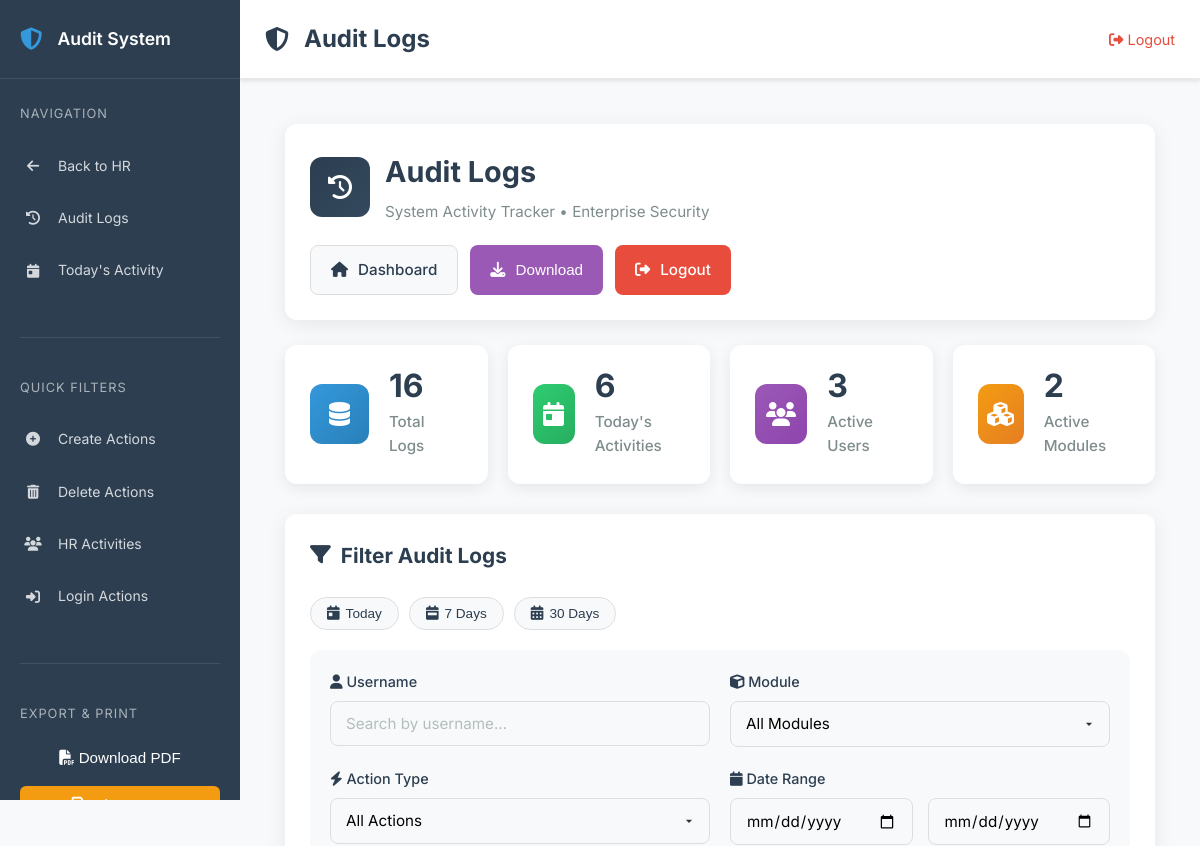
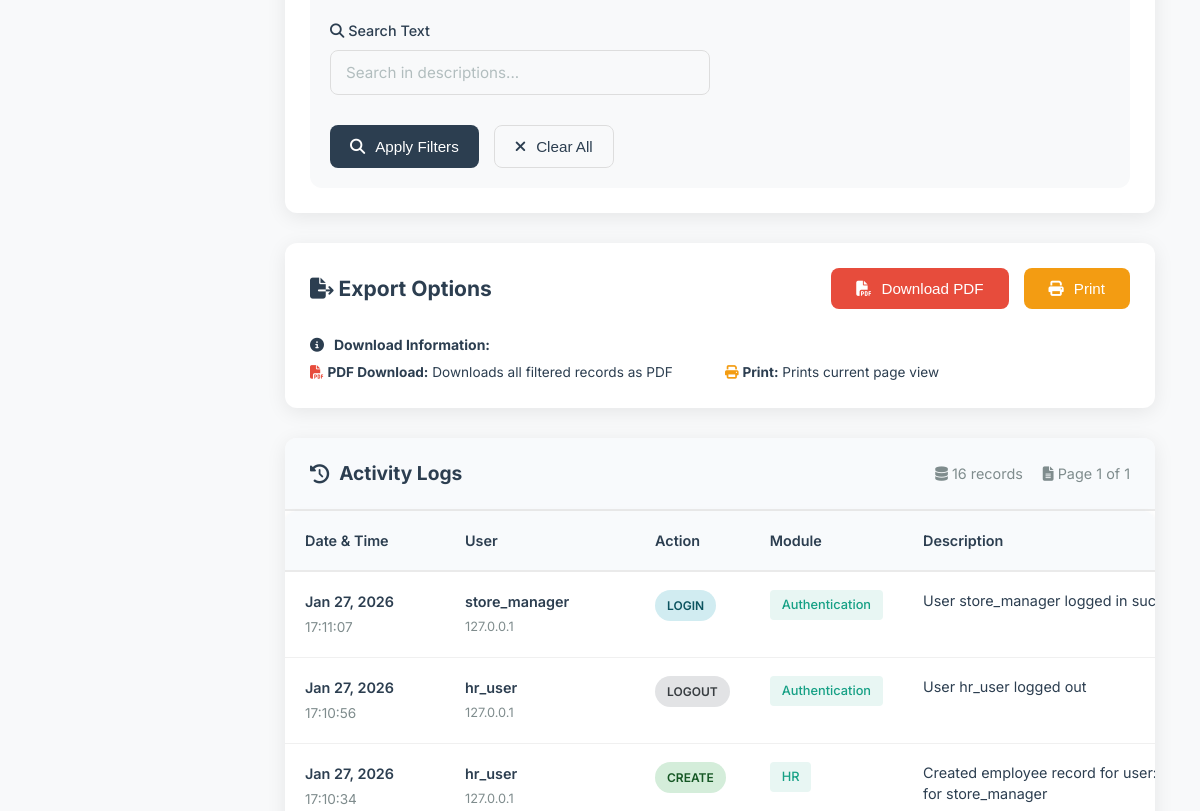
The page /audit/ (signed in, upper part) on the database as committed earlier (2 pictures, top to bottom).
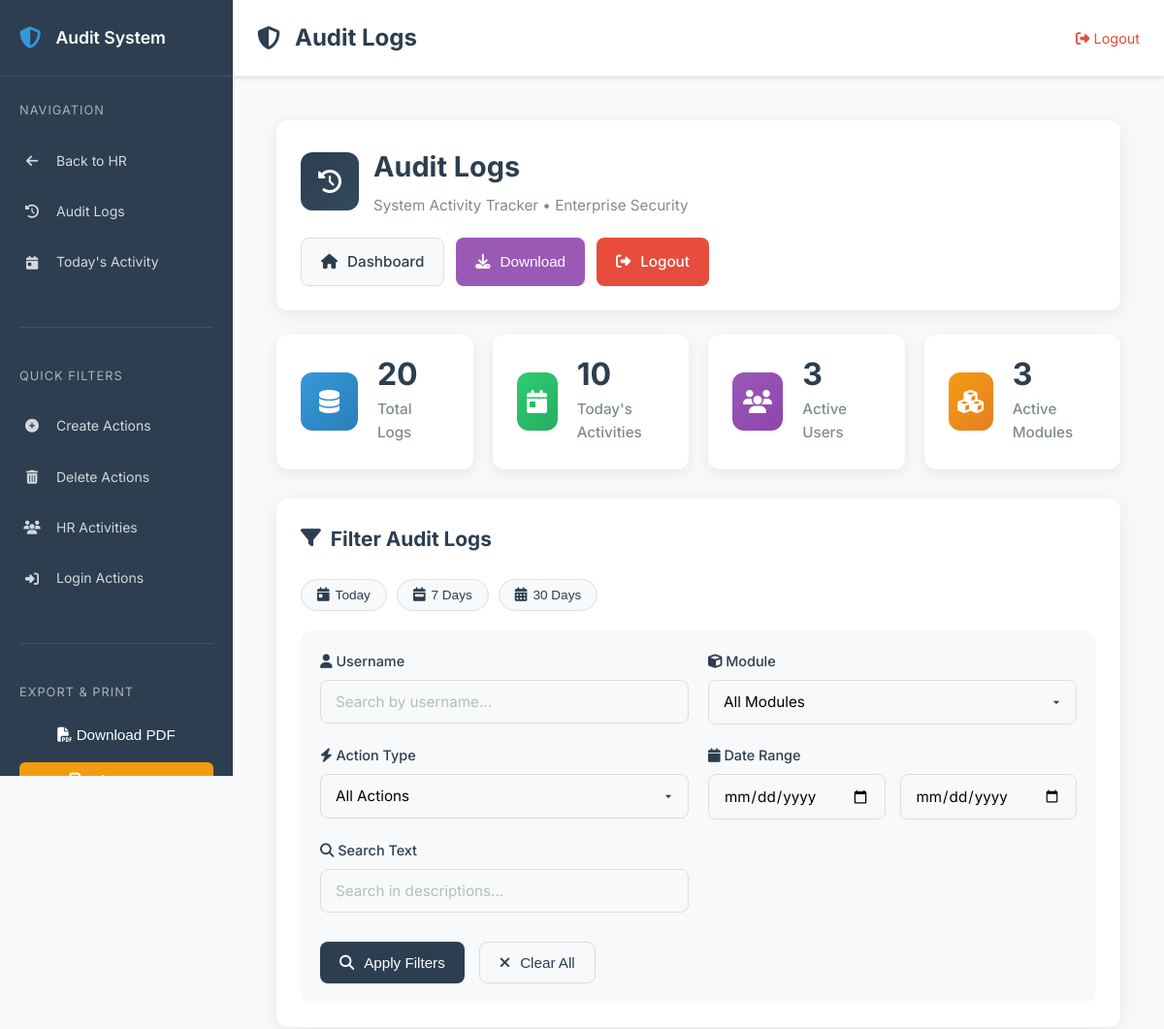
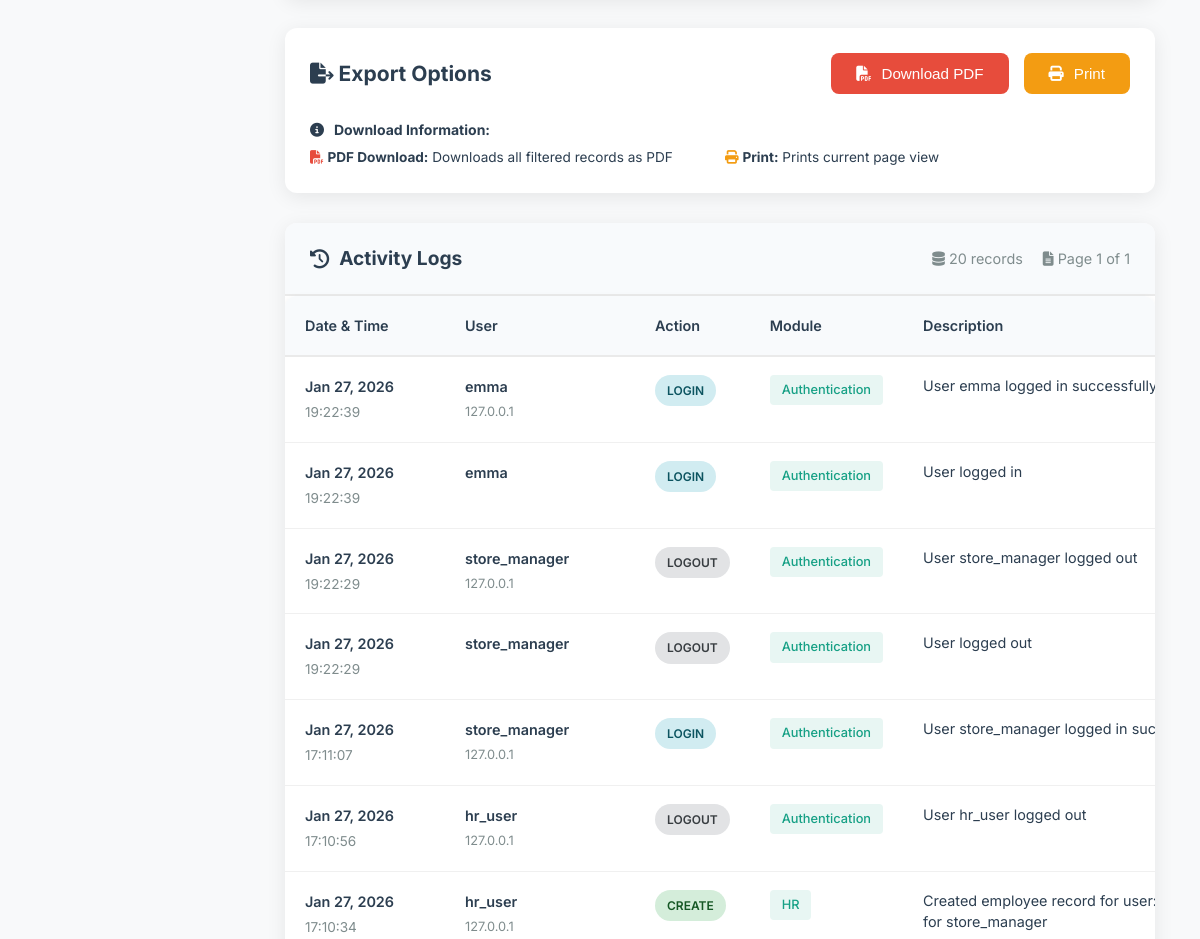
The same page on the database as committed later (2 pictures, top to bottom).
### audit/models.py (models this page shows, shortened)
class AuditLog(models.Model):
    MODULE_CHOICES = [
        ('SALES', 'Sales'),
        ('FINANCE', 'Finance'),
        ('INVENTORY', 'Inventory'),
        ('HR', 'HR'),
        ('PROCUREMENT', 'Procurement'),
        ('MARKETING', 'Marketing'),
        ('SAFETY', 'Safety'),
        ('DASHBOARD', 'Dashboard'),
        ('AUTH', 'Authentication'),
        ('OTHER', 'Other'),
    ]
    ACTION_CHOICES = [
        ('CREATE', 'Create'),
        ('UPDATE', 'Update'),
        ('DELETE', 'Delete'),
        ('VIEW', 'View'),
        ('LOGIN', 'Login'),
        ('LOGOUT', 'Logout'),
        ('APPROVE', 'Approve'),
        ('REJECT', 'Reject'),
        ('EXPORT', 'Export'),
        ('ACCESS_DENIED', 'Access Denied'),
    ]
    user = models.ForeignKey(
        User,
        on_delete=models.SET_NULL,
        null=True,
        blank=True,
        related_name='audit_logs',
        db_index=True
    )
    timestamp = models.DateTimeField(default=timezone.now, db_index=True)
    module = models.CharField(max_length=50, choices=MODULE_CHOICES, db_index=True)
    action = models.CharField(max_length=50, choices=ACTION_CHOICES, db_index=True)
    object_type = models.CharField(max_length=100, blank=True)
    object_id = models.CharField(max_length=50, blank=True)
    description = models.TextField()
    ip_address = models.GenericIPAddressField(null=True, blank=True)
    browser_info = models.CharField(max_length=255, blank=True)
    old_values = models.TextField(blank=True)
    new_values = models.TextField(blank=True)
    class Meta:
        ordering = ['-timestamp']
        verbose_name = 'Audit Log'
        verbose_name_plural = 'Audit Logs'

### audit/views.py (the view, shortened to what this page needs)
# urls.py: path('', views.audit_logs, name='audit_logs'),
@login_required
@user_passes_test(is_manager)
def audit_logs(request):
    logs = AuditLog.objects.select_related('user').all()
    user_filter = request.GET.get('user', '')
    module_filter = request.GET.get('module', '')
    action_filter = request.GET.get('action', '')
    date_from = request.GET.get('date_from', '')
    date_to = request.GET.get('date_to', '')
    search_query = request.GET.get('q', '')
    time_period = request.GET.get('time_period', '')
    if user_filter:
        logs = logs.filter(user__username__icontains=user_filter)
    if module_filter:
        logs = logs.filter(module=module_filter)
    if action_filter:
        logs = logs.filter(action=action_filter)
    if date_from:
        logs = logs.filter(timestamp__date__gte=date_from)
    if date_to:
        logs = logs.filter(timestamp__date__lte=date_to)
    if search_query:
        logs = logs.filter(
            Q(description__icontains=search_query) |
            Q(object_type__icontains=search_query) |
            Q(object_id__icontains=search_query)
        )
    if 'export' in request.GET and request.GET.get('export') == 'pdf':
        return export_audit_logs_pdf_simple(request, logs)
    today_logs = logs.filter(timestamp__date=datetime.now().date()).count()
    unique_users = logs.values('user').distinct().count()
    modules_count = logs.values('module').distinct().count()
    paginator = Paginator(logs, 50)  # 50 logs per page
    page_number = request.GET.get('page')
    page_obj = paginator.get_page(page_number)
    context = {
        'logs': page_obj,
        'module_choices': AuditLog.MODULE_CHOICES,
        'action_choices': AuditLog.ACTION_CHOICES,
        'filter_values': {
            'user': user_filter,
            'module': module_filter,
            'action': action_filter,
            'date_from': date_from,
            'date_to': date_to,
            'q': search_query,
            'time_period': time_period,
        },
        'today_logs': today_logs,
        'unique_users': unique_users,
        'modules_count': modules_count,
        'total_count': paginator.count,
    }
    return render(request, 'audit/audit_logs.html', context)

### audit/templates/audit/audit_logs.html (shortened to what this page needs)
{% extends 'audit/base.html' %}
{% load static %}
{% block header_title %}Audit Logs{% endblock %}
{% block extra_css %}
<link rel="stylesheet" href="/static/css/audit_logs.css">
{% endblock %}
{% block content %}
<div class="audit-container">
    <div class="page-header">
        <div class="page-title">
            <div class="page-icon">
                <i class="fas fa-history"></i>
            </div>
            <div class="page-title-text">
                <h1>Audit Logs</h1>
                <p>System Activity Tracker • Enterprise Security</p>
            </div>
        </div>
        <div class="header-actions">
            <a href="/" class="header-btn secondary">
                <i class="fas fa-home"></i>
                <span>Dashboard</span>
            </a>
            <button class="header-btn" onclick="document.getElementById('downloadInfoModal').style.display = 'flex'" style="background: #9b59b6; color: white;">
                <i class="fas fa-download"></i>
                <span>Download</span>
            </button>
            <a href="/accounts/logout/" class="header-btn danger">
                <i class="fas fa-sign-out-alt"></i>
                <span>Logout</span>
            </a>
        </div>
    </div>
    <div class="quick-stats">
        <div class="stat-card" onclick="window.location='?time_period=today'">
            <div class="stat-icon total">
                <i class="fas fa-database"></i>
            </div>
            <div class="stat-content">
                <h3>{{ total_count|default:"0" }}</h3>
                <p>Total Logs</p>
            </div>
        </div>
        <div class="stat-card" onclick="window.location='?time_period=today'">
            <div class="stat-icon today">
                <i class="fas fa-calendar-day"></i>
            </div>
            <div class="stat-content">
                <h3>{{ today_logs|default:"0" }}</h3>
                <p>Today's Activities</p>
            </div>
        </div>
        <div class="stat-card" onclick="window.location='?group_by=user'">
            <div class="stat-icon users">
                <i class="fas fa-users"></i>
            </div>
            <div class="stat-content">
                <h3>{{ unique_users|default:"0" }}</h3>
                <p>Active Users</p>
            </div>
        </div>
        <div class="stat-card" onclick="window.location='?group_by=module'">
            <div class="stat-icon modules">
                <i class="fas fa-cubes"></i>
            </div>
            <div class="stat-content">
                <h3>{{ modules_count|default:"0" }}</h3>
                <p>Active Modules</p>
            </div>
        </div>
    </div>
    <section class="filter-section">
        <div class="filter-header">
            <h2>
                <i class="fas fa-filter"></i>
                Filter Audit Logs
            </h2>
        </div>
        <div class="quick-filters-chips">
            <button class="filter-chip {% if filter_values.time_period == 'today' %}active{% endif %}"
                    onclick="setTimePeriod('today')">
                <i class="fas fa-calendar-day"></i>
                Today
            </button>
            <button class="filter-chip {% if filter_values.time_period == 'week' %}active{% endif %}"
                    onclick="setTimePeriod('week')">
                <i class="fas fa-calendar-week"></i>
                7 Days
            </button>
            <button class="filter-chip {% if filter_values.time_period == 'month' %}active{% endif %}"
                    onclick="setTimePeriod('month')">
                <i class="fas fa-calendar-alt"></i>
                30 Days
            </button>
        </div>
        <form method="get" id="auditFilterForm" class="filter-form">
            <div class="form-group">
                <label for="userFilter">
                    <i class="fas fa-user"></i>
                    Username
                </label>
                <input type="text" id="userFilter" name="user" class="form-control"
                       placeholder="Search by username..." value="{{ filter_values.user }}">
            </div>
            <div class="form-group">
                <label for="moduleFilter">
                    <i class="fas fa-cube"></i>
                    Module
                </label>
                <select id="moduleFilter" name="module" class="form-control">
                    <option value="">All Modules</option>
                </select>
            </div>
            <div class="form-group">
                <label for="actionFilter">
                    <i class="fas fa-bolt"></i>
                    Action Type
                </label>
                <select id="actionFilter" name="action" class="form-control">
                    <option value="">All Actions</option>
                </select>
            </div>
            <div class="form-group">
                <label>
                    <i class="fas fa-calendar"></i>
                    Date Range
                </label>
                <div class="date-range">
                    <input type="date" name="date_from" class="form-control"
                           value="{{ filter_values.date_from }}" placeholder="From">
                    <input type="date" name="date_to" class="form-control"
                           value="{{ filter_values.date_to }}" placeholder="To">
                </div>
            </div>
            <div class="form-group">
                <label for="searchFilter">
                    <i class="fas fa-search"></i>
                    Search Text
                </label>
                <input type="text" id="searchFilter" name="q" class="form-control"
                       placeholder="Search in descriptions..." value="{{ filter_values.q }}">
            </div>
            <div class="filter-actions">
                <button type="submit" class="header-btn primary">
                    <i class="fas fa-search"></i>
                    <span>Apply Filters</span>
                </button>
                <button type="button" class="header-btn secondary" onclick="clearAllFilters()">
                    <i class="fas fa-times"></i>
                    <span>Clear All</span>
                </button>
            </div>
        </form>
    </section>
    <section class="export-section">
        <div class="export-header">
            <h2>
                <i class="fas fa-file-export"></i>
                Export Options
            </h2>
            <div class="export-options">
                <button class="export-btn pdf" onclick="downloadCurrentView()">
                    <i class="fas fa-file-pdf"></i>
                    <span>Download PDF</span>
                </button>
                <button class="export-btn print" onclick="printReport()">
                    <i class="fas fa-print"></i>
                    <span>Print</span>
                </button>
            </div>
        </div>
        <div class="export-info">
            <div style="display: flex; align-items: center; gap: 10px; margin-bottom: 5px;">
                <i class="fas fa-info-circle"></i>
                <strong>Download Information:</strong>
            </div>
            <div style="display: grid; grid-template-columns: repeat(auto-fit, minmax(200px, 1fr)); gap: 10px; font-size: 0.85rem;">
                <div>
                    <i class="fas fa-file-pdf" style="color: #e74c3c;"></i>
                    <strong>PDF Download:</strong> Downloads all filtered records as PDF
                </div>
                <div>
                    <i class="fas fa-print" style="color: #f39c12;"></i>
                    <strong>Print:</strong> Prints current page view
                </div>
            </div>
        </div>
    </section>
    <section class="logs-container">
        <div class="logs-header">
            <h3>
                <i class="fas fa-history"></i>
                Activity Logs
            </h3>
            <div class="logs-meta">
                <span>
                    <i class="fas fa-database"></i>
                    {{ logs.paginator.count }} records
                </span>
                <span>
                    <i class="fas fa-file-alt"></i>
                    Page {{ logs.number }} of {{ logs.paginator.num_pages }}
                </span>
            </div>
        </div>
        <div class="table-container">
            <table class="audit-table">
                <thead>
                    <tr>
                        <th>Date & Time</th>
                        <th>User</th>
                        <th>Action</th>
                        <th>Module</th>
                        <th>Description</th>
                    </tr>
                </thead>
                <tbody>
                    {% for log in logs %}
                    <tr>
                        <td>
                            <div class="datetime-cell">
                                <div class="date">{{ log.timestamp|date:"M d, Y" }}</div>
                                <div class="time">{{ log.timestamp|time:"H:i:s" }}</div>
                            </div>
                        </td>
                        <td>
                            <div class="user-cell">
                                <div class="username">{{ log.user.username|default:"System" }}</div>
                                {% if log.ip_address %}
                                <div class="ip">{{ log.ip_address }}</div>
                                {% endif %}
                            </div>
                        </td>
                        <td>
                            <span class="log-badge badge-{{ log.action|lower }}">
                                {{ log.get_action_display }}
                            </span>
                        </td>
                        <td>
                            <span class="module-tag">{{ log.get_module_display }}</span>
                        </td>
                        <td>
                            <div class="description-cell">
                                <p>{{ log.description|truncatechars:80 }}</p>
                            </div>
                        </td>
                    </tr>
                    {% endfor %}
                </tbody>
            </table>
        </div>
    </section>
</div>
{% endblock %}

Rows that differ between the two databases and show on the page:
added AuditLog: timestamp "Jan 27, 2026", timestamp "19:22:39", user.username "emma", ip_address "127.0.0.1", action "LOGIN", module "Authentication", description "User emma logged in…"
added AuditLog: timestamp "Jan 27, 2026", timestamp "19:22:39", user.username "emma", action "LOGIN", module "Authentication", description "User logged in"
added AuditLog: timestamp "Jan 27, 2026", timestamp "19:22:29", user.username "store_manager", ip_address "127.0.0.1", action "LOGOUT", module "Authentication", description "User store_manager logged out"
added AuditLog: timestamp "Jan 27, 2026", timestamp "19:22:29", user.username "store_manager", action "LOGOUT", module "Authentication", description "User logged out"
Other text that changed with them:
{{ total_count|default:"0" }}: "16" → "20"
{{ today_logs|default:"0" }}: "6" → "10"
{{ modules_count|default:"0" }}: "2" → "3"
{{ logs.paginator.count }}: "16" → "20"
